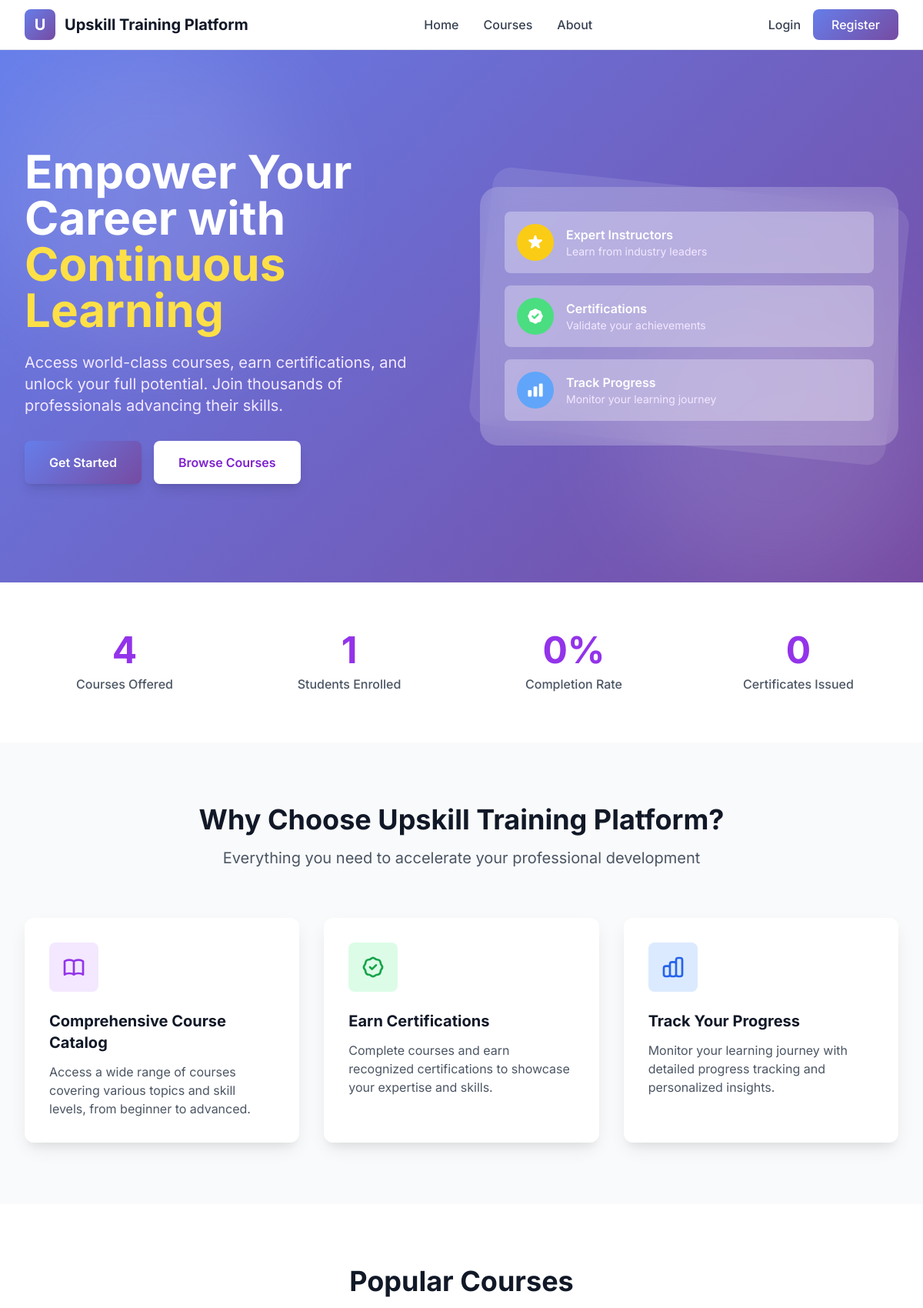
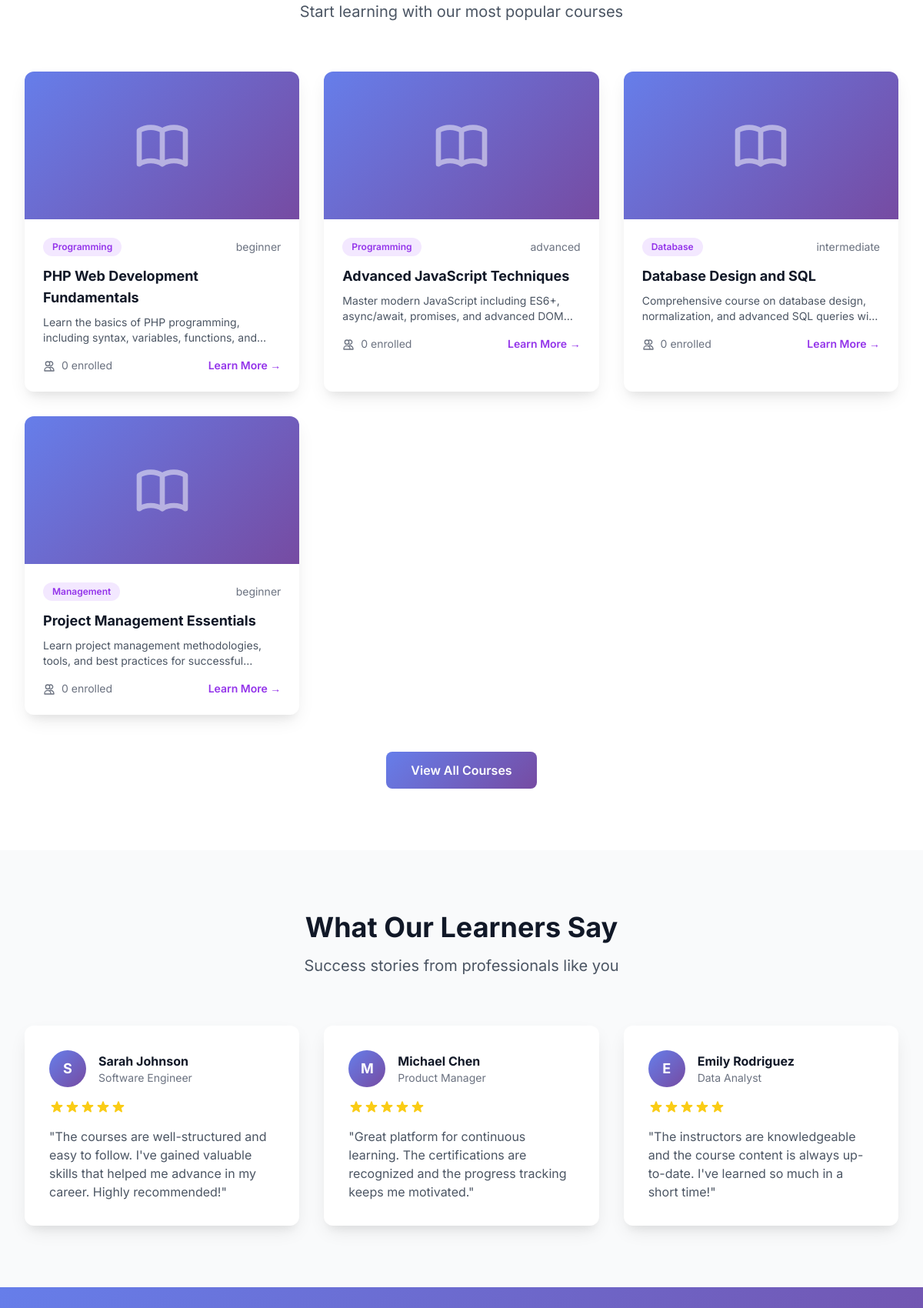
The page / (upper part) on the database its author committed (2 pictures, top to bottom).
### tables this page shows
CREATE TABLE courses (
    id INT AUTO_INCREMENT PRIMARY KEY,
    title VARCHAR(255) NOT NULL,
    description TEXT NOT NULL,
    category VARCHAR(100) NOT NULL,
    difficulty_level ENUM('beginner', 'intermediate', 'advanced') DEFAULT 'beginner',
    thumbnail VARCHAR(255) NULL,
    duration INT NOT NULL COMMENT 'Duration in hours',
    instructor_name VARCHAR(255) NOT NULL,
    prerequisites TEXT NULL,
    status ENUM('published', 'draft') DEFAULT 'draft',
    created_by INT NOT NULL,
    created_at TIMESTAMP DEFAULT CURRENT_TIMESTAMP,
    updated_at TIMESTAMP DEFAULT CURRENT_TIMESTAMP ON UPDATE CURRENT_TIMESTAMP,
    FOREIGN KEY (created_by) REFERENCES users(id) ON DELETE CASCADE,
    INDEX idx_category (category),
    INDEX idx_status (status),
    INDEX idx_difficulty (difficulty_level)
);

### app/views/home/index.php (the view, shortened to what the rows shown need)
<?php
require_once __DIR__ . '/../layouts/header.php';
?>
<section class="relative bg-gradient-primary py-20 lg:py-32 overflow-hidden">
    <div class="absolute inset-0 opacity-10">
        <div class="absolute top-0 left-0 w-96 h-96 bg-white rounded-full filter blur-3xl"></div>
        <div class="absolute bottom-0 right-0 w-96 h-96 bg-white rounded-full filter blur-3xl"></div>
    </div>
    <div class="relative max-w-7xl mx-auto px-4 sm:px-6 lg:px-8">
        <div class="grid grid-cols-1 lg:grid-cols-2 gap-12 items-center">
            <div class="text-white">
                <h1 class="text-4xl md:text-5xl lg:text-6xl font-bold leading-tight mb-6">
                    Empower Your Career with
                    <span class="block text-yellow-300">Continuous Learning</span>
                </h1>
                <p class="text-lg md:text-xl text-purple-100 mb-8">
                    Access world-class courses, earn certifications, and unlock your full potential.
                    Join thousands of professionals advancing their skills.
                </p>
                <div class="flex flex-col sm:flex-row gap-4">
                    <?php if (Session::isLoggedIn()): ?>
                        <a href="<?php echo base_url('public/index.php'); ?>"
                           class="btn-primary text-center px-8 py-4 rounded-lg font-semibold text-white shadow-lg">
                            Go to Dashboard
                        </a>
                        <a href="<?php echo base_url('public/courses/index.php'); ?>"
                           class="bg-white text-purple-700 text-center px-8 py-4 rounded-lg font-semibold hover:bg-gray-100 transition shadow-lg">
                            Browse Courses
                        </a>
                    <?php else: ?>
                        <a href="<?php echo base_url('public/auth/register.php'); ?>"
                           class="btn-primary text-center px-8 py-4 rounded-lg font-semibold text-white shadow-lg">
                            Get Started
                        </a>
                        <a href="<?php echo base_url('public/courses/index.php'); ?>"
                           class="bg-white text-purple-700 text-center px-8 py-4 rounded-lg font-semibold hover:bg-gray-100 transition shadow-lg">
                            Browse Courses
                        </a>
                    <?php endif; ?>
                </div>
            </div>
            <div class="hidden lg:block">
                <div class="relative">
                    <div class="absolute inset-0 bg-white opacity-10 rounded-3xl transform rotate-6"></div>
                    <div class="relative bg-white bg-opacity-20 backdrop-filter backdrop-blur-lg rounded-3xl p-8">
                        <div class="space-y-4">
                            <div class="flex items-center space-x-4 bg-white bg-opacity-30 rounded-lg p-4">
                                <div class="w-12 h-12 bg-yellow-400 rounded-full flex items-center justify-center">
                                </div>
                                <div class="flex-1">
                                    <p class="text-white font-semibold">Expert Instructors</p>
                                    <p class="text-purple-100 text-sm">Learn from industry leaders</p>
                                </div>
                            </div>
                            <div class="flex items-center space-x-4 bg-white bg-opacity-30 rounded-lg p-4">
                                <div class="w-12 h-12 bg-green-400 rounded-full flex items-center justify-center">
                                </div>
                                <div class="flex-1">
                                    <p class="text-white font-semibold">Certifications</p>
                                    <p class="text-purple-100 text-sm">Validate your achievements</p>
                                </div>
                            </div>
                            <div class="flex items-center space-x-4 bg-white bg-opacity-30 rounded-lg p-4">
                                <div class="w-12 h-12 bg-blue-400 rounded-full flex items-center justify-center">
                                    <svg class="w-6 h-6 text-white" fill="currentColor" viewBox="0 0 20 20">
                                        <path d="M2 11a1 1 0 011-1h2a1 1 0 011 1v5a1 1 0 01-1 1H3a1 1 0 01-1-1v-5zM8 7a1 1 0 011-1h2a1 1 0 011 1v9a1 1 0 01-1 1H9a1 1 0 01-1-1V7zM14 4a1 1 0 011-1h2a1 1 0 011 1v12a1 1 0 01-1 1h-2a1 1 0 01-1-1V4z"/>
                                    </svg>
                                </div>
                                <div class="flex-1">
                                    <p class="text-white font-semibold">Track Progress</p>
                                    <p class="text-purple-100 text-sm">Monitor your learning journey</p>
                                </div>
                            </div>
                        </div>
                    </div>
                </div>
            </div>
        </div>
    </div>
</section>
<section class="py-16 bg-white">
    <div class="max-w-7xl mx-auto px-4 sm:px-6 lg:px-8">
        <div class="grid grid-cols-2 md:grid-cols-4 gap-8">
            <div class="text-center">
                <div class="text-4xl md:text-5xl font-bold text-purple-600 mb-2">
                    <?php echo number_format($stats['courses_offered']); ?>
                </div>
                <p class="text-gray-600 font-medium">Courses Offered</p>
            </div>
            <div class="text-center">
                <div class="text-4xl md:text-5xl font-bold text-purple-600 mb-2">
                    <?php echo number_format($stats['students_enrolled']); ?>
                </div>
                <p class="text-gray-600 font-medium">Students Enrolled</p>
            </div>
            <div class="text-center">
                <div class="text-4xl md:text-5xl font-bold text-purple-600 mb-2">
                    <?php echo $stats['completion_rate']; ?>%
                </div>
                <p class="text-gray-600 font-medium">Completion Rate</p>
            </div>
            <div class="text-center">
                <div class="text-4xl md:text-5xl font-bold text-purple-600 mb-2">
                    <?php echo number_format($stats['certificates_issued']); ?>
                </div>
                <p class="text-gray-600 font-medium">Certificates Issued</p>
            </div>
        </div>
    </div>
</section>
<section class="py-20 bg-gray-50">
    <div class="max-w-7xl mx-auto px-4 sm:px-6 lg:px-8">
        <div class="text-center mb-16">
            <h2 class="text-3xl md:text-4xl font-bold text-gray-900 mb-4">
                Why Choose <?php echo SITE_NAME; ?>?
            </h2>
            <p class="text-xl text-gray-600 max-w-3xl mx-auto">
                Everything you need to accelerate your professional development
            </p>
        </div>
        <div class="grid grid-cols-1 md:grid-cols-3 gap-8">
            <div class="card bg-white rounded-xl p-8 shadow-custom">
                <div class="w-16 h-16 bg-purple-100 rounded-lg flex items-center justify-center mb-6">
                </div>
                <h3 class="text-xl font-bold text-gray-900 mb-3">Comprehensive Course Catalog</h3>
                <p class="text-gray-600">
                    Access a wide range of courses covering various topics and skill levels, from beginner to advanced.
                </p>
            </div>
            <div class="card bg-white rounded-xl p-8 shadow-custom">
                <div class="w-16 h-16 bg-green-100 rounded-lg flex items-center justify-center mb-6">
                </div>
                <h3 class="text-xl font-bold text-gray-900 mb-3">Earn Certifications</h3>
                <p class="text-gray-600">
                    Complete courses and earn recognized certifications to showcase your expertise and skills.
                </p>
            </div>
            <div class="card bg-white rounded-xl p-8 shadow-custom">
                <div class="w-16 h-16 bg-blue-100 rounded-lg flex items-center justify-center mb-6">
                </div>
                <h3 class="text-xl font-bold text-gray-900 mb-3">Track Your Progress</h3>
                <p class="text-gray-600">
                    Monitor your learning journey with detailed progress tracking and personalized insights.
                </p>
            </div>
        </div>
    </div>
</section>
<?php if (!empty($courses)): ?>
<section class="py-20 bg-white">
    <div class="max-w-7xl mx-auto px-4 sm:px-6 lg:px-8">
        <div class="text-center mb-16">
            <h2 class="text-3xl md:text-4xl font-bold text-gray-900 mb-4">
                Popular Courses
            </h2>
            <p class="text-xl text-gray-600">
                Start learning with our most popular courses
            </p>
        </div>
        <div class="grid grid-cols-1 md:grid-cols-2 lg:grid-cols-3 gap-8">
            <?php foreach ($courses as $course): ?>
            <div class="card bg-white rounded-xl overflow-hidden shadow-custom">
                <div class="h-48 bg-gradient-primary flex items-center justify-center">
                </div>
                <div class="p-6">
                    <div class="flex items-center mb-3">
                        <span class="px-3 py-1 bg-purple-100 text-purple-600 text-xs font-semibold rounded-full">
                            <?php echo e($course['category']); ?>
                        </span>
                        <span class="ml-auto text-sm text-gray-500">
                            <?php echo e($course['difficulty_level']); ?>
                        </span>
                    </div>
                    <h3 class="text-lg font-bold text-gray-900 mb-2">
                        <?php echo e($course['title']); ?>
                    </h3>
                    <p class="text-gray-600 text-sm mb-4 line-clamp-2">
                        <?php echo e(substr($course['description'], 0, 100)) . '...'; ?>
                    </p>
                    <div class="flex items-center justify-between">
                        <span class="text-sm text-gray-500">
                            <svg class="w-4 h-4 inline-block mr-1" fill="none" stroke="currentColor" viewBox="0 0 24 24">
                                <path stroke-linecap="round" stroke-linejoin="round" stroke-width="2" d="M12 4.354a4 4 0 110 5.292M15 21H3v-1a6 6 0 0112 0v1zm0 0h6v-1a6 6 0 00-9-5.197M13 7a4 4 0 11-8 0 4 4 0 018 0z"/>
                            </svg>
                            <?php echo $course['enrollment_count']; ?> enrolled
                        </span>
                        <a href="<?php echo base_url('public/courses/view.php?id=' . $course['id']); ?>"
                           class="text-purple-600 hover:text-purple-700 font-semibold text-sm">
                            Learn More →
                        </a>
                    </div>
                </div>
            </div>
            <?php endforeach; ?>
        </div>
        <div class="text-center mt-12">
            <a href="<?php echo base_url('public/courses/index.php'); ?>"
               class="inline-block btn-primary px-8 py-3 rounded-lg font-semibold text-white">
                View All Courses
            </a>
        </div>
    </div>
</section>
<?php endif; ?>
<section class="py-20 bg-gray-50">
    <div class="max-w-7xl mx-auto px-4 sm:px-6 lg:px-8">
        <div class="text-center mb-16">
            <h2 class="text-3xl md:text-4xl font-bold text-gray-900 mb-4">
                What Our Learners Say
            </h2>
            <p class="text-xl text-gray-600">
                Success stories from professionals like you
            </p>
        </div>
        <div class="grid grid-cols-1 md:grid-cols-3 gap-8">
            <div class="bg-white rounded-xl p-8 shadow-custom">
                <div class="flex items-center mb-4">
                    <div class="w-12 h-12 bg-gradient-primary rounded-full flex items-center justify-center text-white font-bold text-lg">
                        S
                    </div>
                    <div class="ml-4">
                        <h4 class="font-bold text-gray-900">Sarah Johnson</h4>
                        <p class="text-sm text-gray-500">Software Engineer</p>
                    </div>
                </div>
                <div class="flex mb-4">
                </div>
                <p class="text-gray-600">
                    "The courses are well-structured and easy to follow. I've gained valuable skills that helped me advance in my career. Highly recommended!"
                </p>
            </div>
            <div class="bg-white rounded-xl p-8 shadow-custom">
                <div class="flex items-center mb-4">
                    <div class="w-12 h-12 bg-gradient-primary rounded-full flex items-center justify-center text-white font-bold text-lg">
                        M
                    </div>
                    <div class="ml-4">
                        <h4 class="font-bold text-gray-900">Michael Chen</h4>
                        <p class="text-sm text-gray-500">Product Manager</p>
                    </div>
                </div>
                <div class="flex mb-4">
                </div>
                <p class="text-gray-600">
                    "Great platform for continuous learning. The certifications are recognized and the progress tracking keeps me motivated."
                </p>
            </div>
            <div class="bg-white rounded-xl p-8 shadow-custom">
                <div class="flex items-center mb-4">
                    <div class="w-12 h-12 bg-gradient-primary rounded-full flex items-center justify-center text-white font-bold text-lg">
                        E
                    </div>
                    <div class="ml-4">
                        <h4 class="font-bold text-gray-900">Emily Rodriguez</h4>
                        <p class="text-sm text-gray-500">Data Analyst</p>
                    </div>
                </div>
                <div class="flex mb-4">
                </div>
                <p class="text-gray-600">
                    "The instructors are knowledgeable and the course content is always up-to-date. I've learned so much in a short time!"
                </p>
            </div>
        </div>
    </div>
</section>
<section class="py-20 bg-gradient-primary">
</section>
<?php require_once __DIR__ . '/../layouts/footer.php'; ?>

### rows shown on the page
courses: id "4", created_by "1", category "Management", difficulty_level "beginner", title "Project Management Essentials", description "Learn project management methodologies, tools, and best practices for…", enrollment_count "0"
courses: category "Programming", difficulty_level "beginner", title "PHP Web Development Fundamentals", description "Learn the basics of PHP programming, including syntax, variables, functions,…", enrollment_count "0"
courses: category "Programming", difficulty_level "advanced", title "Advanced JavaScript Techniques", description "Master modern JavaScript including ES6+, async/await, promises, and advanced…", enrollment_count "0"
courses: category "Database", difficulty_level "intermediate", title "Database Design and SQL", description "Comprehensive course on database design, normalization, and advanced SQL queries…", enrollment_count "0"

### other values the page prints
SITE_NAME "Upskill Training Platform"
$stats['completion_rate'] "0"
$stats['certificates_issued'] "0"
